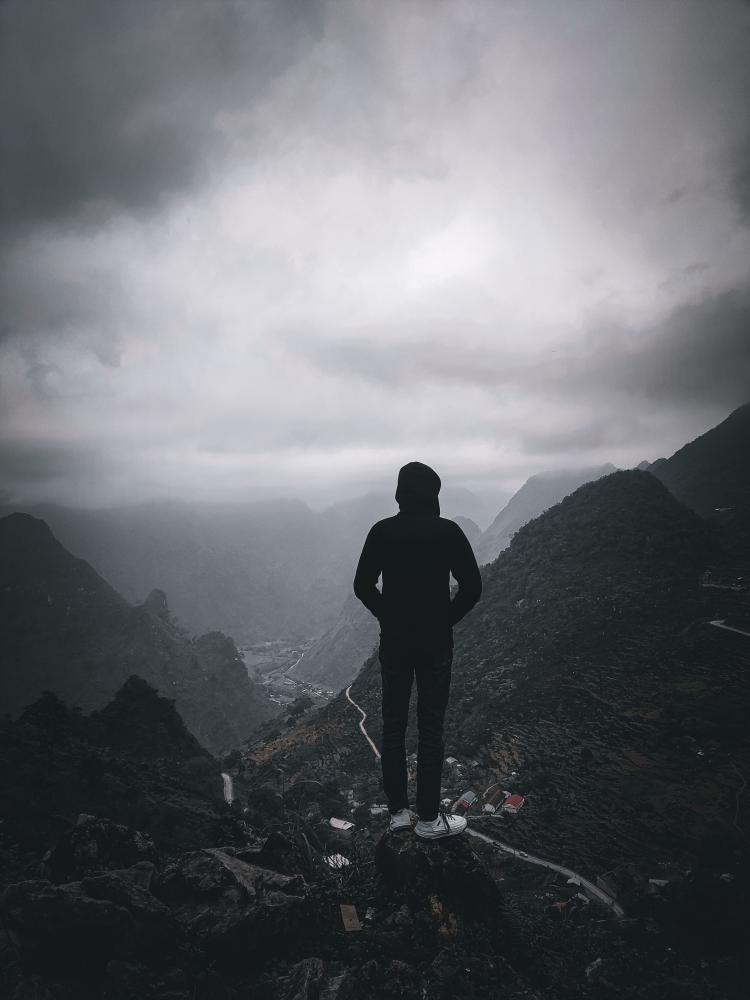
#> input picture phase6EdgeDetection/Image3.jpg, 3000 x 4000 px, found by its file name (shown at 1/4 size)
$ python Threshold_func.py
#> lines starting #> are read from the running program, lines starting #| are printed output that depends on the picture; after the words box and inside, x2 and y2 are one past the last pixel; in counts of white or black regions, pixels touching at a corner belong together
import cv2

image = cv2.imread("image3.jpg")
#> image is the input picture: shape (4000, 3000, 3); mean B, G, R 109.8, 105.1, 102.4

scale = 0.25

width = int(image.shape[1] * scale)
#> width = 750
height = int(image.shape[0] * scale)
#> height = 1000

resized = cv2.resize(image, (width, height))
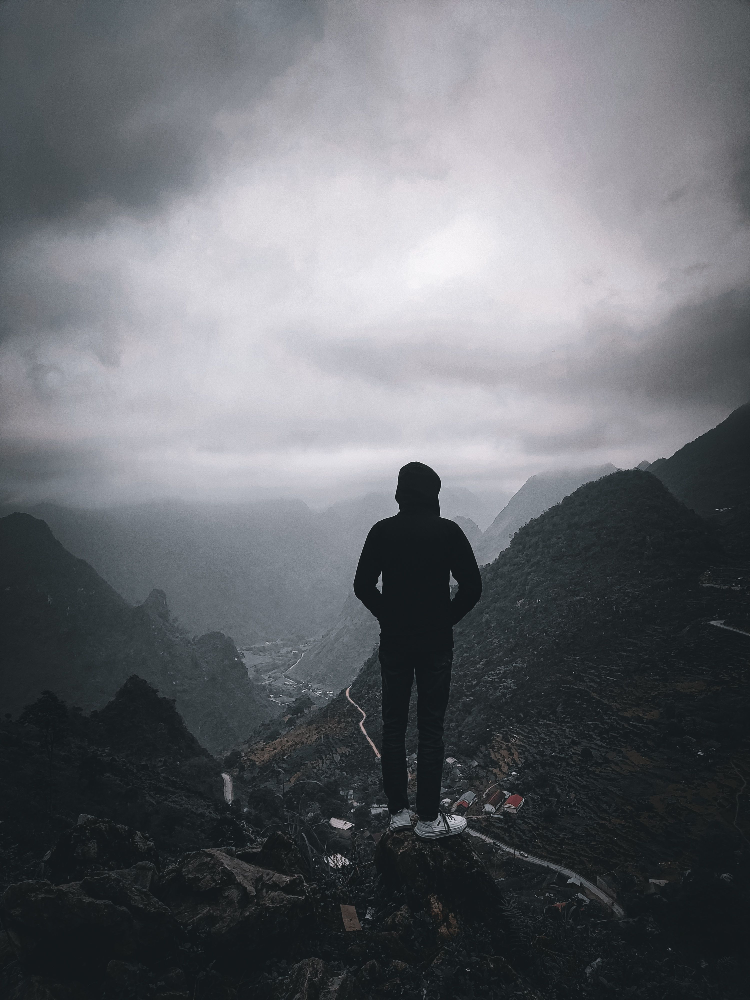
#> resized: shape (1000, 750, 3); mean B, G, R 110, 105.3, 102.6
gray = cv2.cvtColor(resized, cv2.COLOR_BGR2GRAY)

ret, thresh = cv2.threshold(gray, 120,255,cv2.THRESH_BINARY)
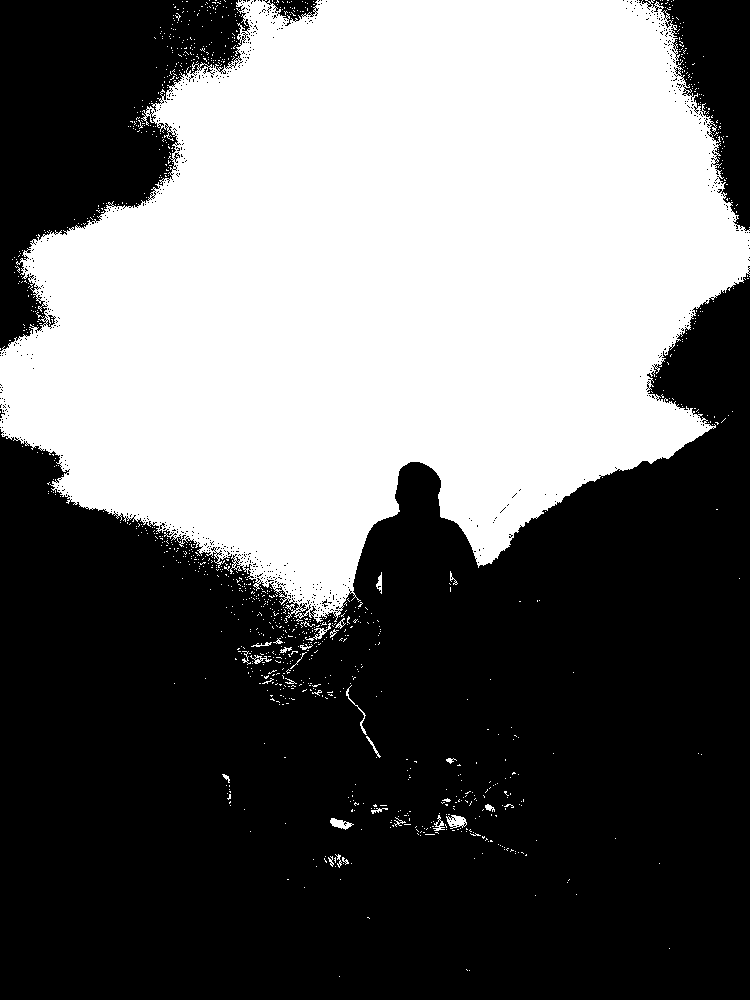
#> thresh: shape (1000, 750); 42.5% white; 1139 white regions (1109 under 20 px), largest, box (x1, y1, x2, y2) and area: (0, 0, 750, 623) 315436, (446, 815, 467, 829) 176, (330, 818, 354, 830) 148

cv2.imshow("Original", gray)
cv2.imshow("Edges", thresh)

cv2.waitKey(0)
cv2.destroyAllWindows()

$ run again, with phase6EdgeDetection/flower.jpg copied over phase6EdgeDetection/Image3.jpg
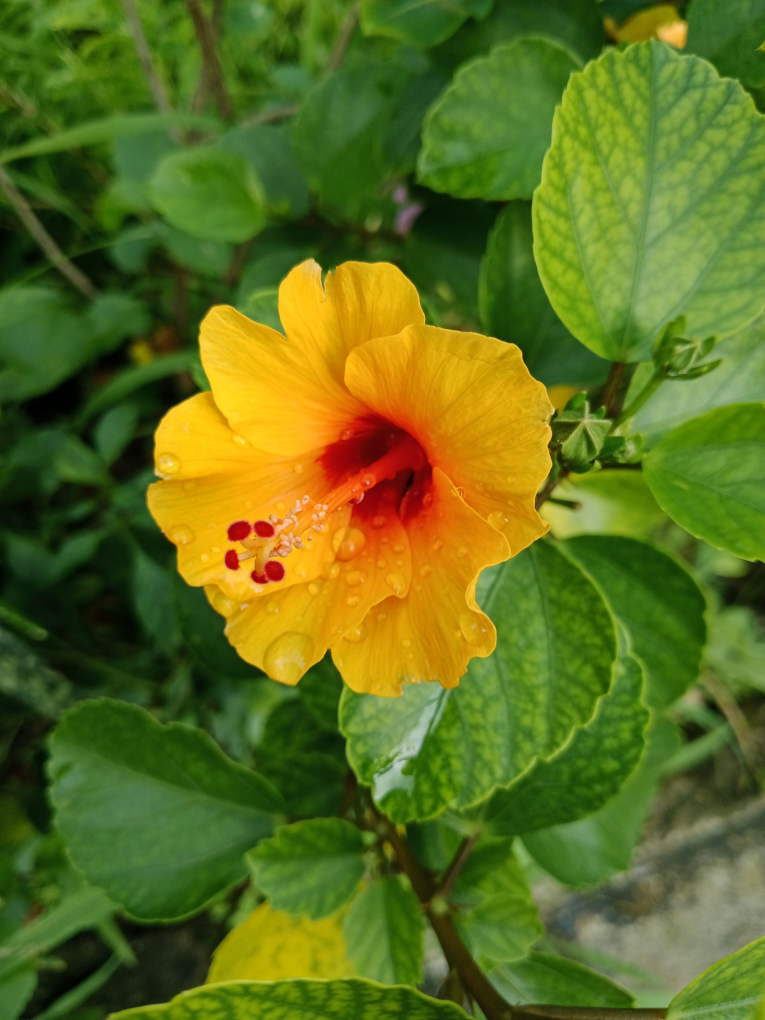
#> input picture phase6EdgeDetection/flower.jpg, 3060 x 4080 px, found by its file name (shown at 1/4 size)
#> image is the input picture: shape (4080, 3060, 3); mean B, G, R 29.5, 110.2, 93.5
#> `gray = cv2.cvtColor(resized, cv2.COLOR_BGR2GRAY)`:
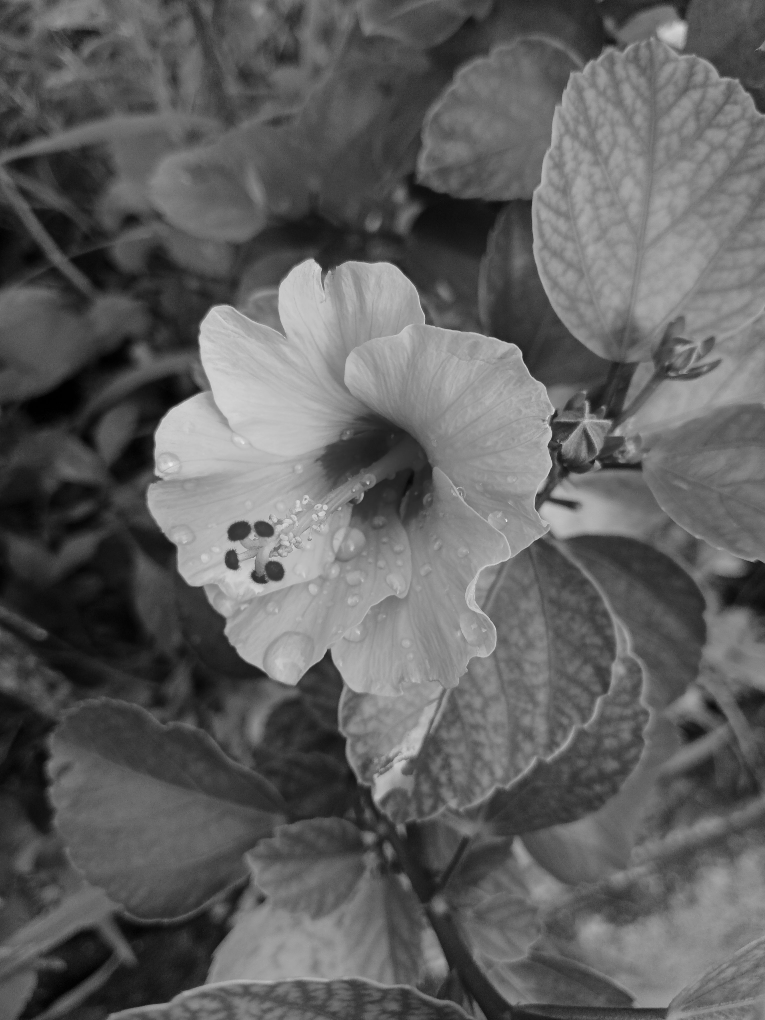
#> gray: shape (1020, 765); min 0, max 237, mean 96.1
#> `ret, thresh = cv2.threshold(gray, 120,255,cv2.THRESH_BINARY)`:
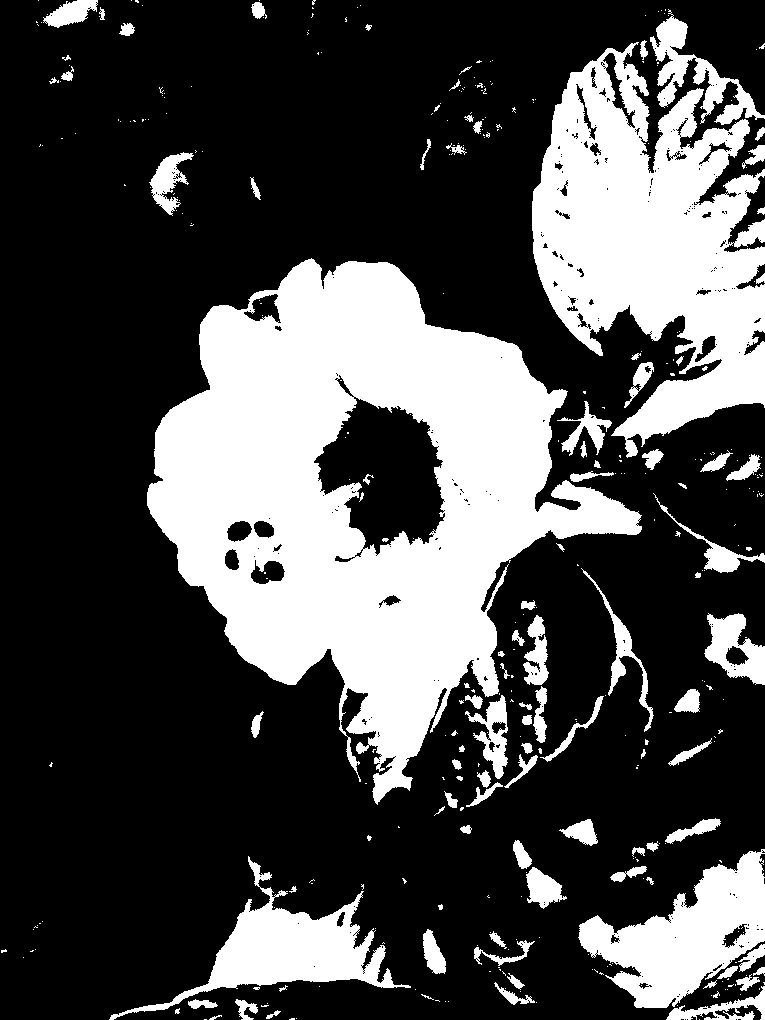
#> thresh: shape (1020, 765); 29.7% white; 385 white regions (284 under 20 px), largest, box (x1, y1, x2, y2) and area: (147, 258, 642, 805) 123557, (532, 42, 765, 458) 54071, (578, 849, 765, 1008) 14258
